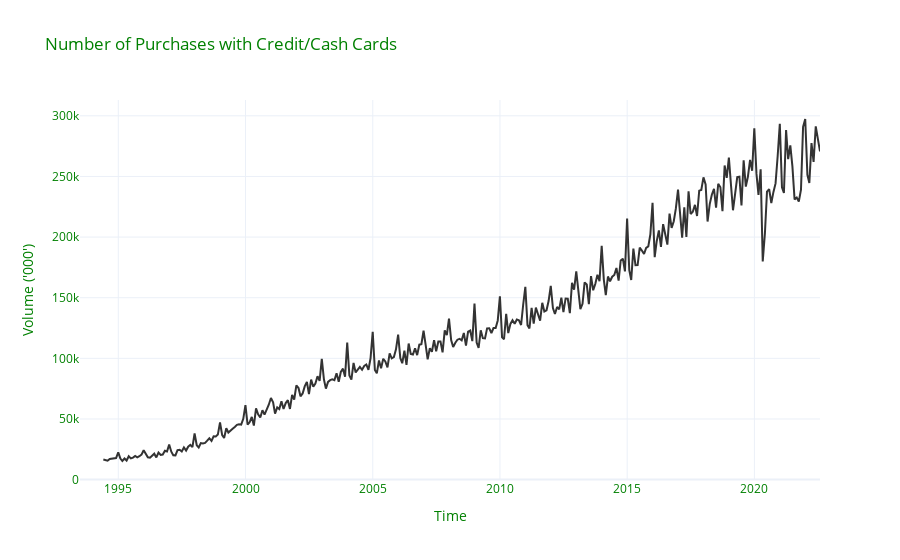

Write notebook code for a chart like this one.
### Code cell
plot = px.line(df_named,x='date',y='Number of purchases',title= 'Number of Purchases with Credit/Cash Cards',template='plotly_white')
plot.update_traces(line_color='#333333', line_width=2)
plot.update_layout(
    xaxis_title="Time",
    yaxis_title="Volume ('000')",
    legend_title="Legend Title",
    font=dict(
        size=12,
        color="Green"
    )
)
plot.show()

### Figure 1 — Plotly figure (JSON) as saved in the notebook; plotly's stock layout.template omitted (floating-point values rounded to 4 significant figures; data arrays with more than 128 entries replaced by an {"elided": "..."} marker saying what was removed)
{"data": [{"hovertemplate": "date=%{x}<br>Number of purchases=%{y}<extra></extra>", "legendgroup": "", "line": {"color": "#333333", "dash": "solid", "width": 2}, "marker": {"symbol": "circle"}, "mode": "lines", "name": "", "orientation": "v", "showlegend": false, "type": "scatter", "x": {"elided": "350 str values"}, "xaxis": "x", "y": {"elided": "350 float values"}, "yaxis": "y"}], "layout": {"font": {"color": "Green", "size": 12}, "legend": {"title": {"text": "Legend Title"}, "tracegroupgap": 0}, "title": {"text": "Number of Purchases with Credit/Cash Cards"}, "xaxis": {"anchor": "y", "domain": [0, 1], "title": {"text": "Time"}}, "yaxis": {"anchor": "x", "domain": [0, 1], "title": {"text": "Volume ('000')"}}}}
